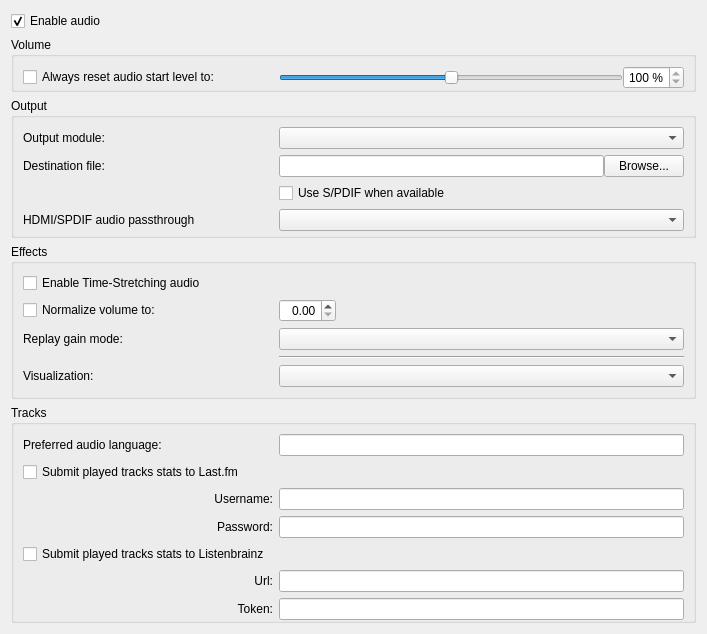
<?xml version="1.0" encoding="UTF-8"?>
<ui version="4.0">
 <author>Jean-Baptiste Kempf</author>
 <class>SPrefsAudio</class>
 <widget class="QWidget" name="SPrefsAudio">
  <property name="geometry">
   <rect>
    <x>0</x>
    <y>0</y>
    <width>707</width>
    <height>626</height>
   </rect>
  </property>
  <property name="sizePolicy">
   <sizepolicy hsizetype="Preferred" vsizetype="Preferred">
    <horstretch>0</horstretch>
    <verstretch>0</verstretch>
   </sizepolicy>
  </property>
  <property name="windowTitle">
   <string>Form</string>
  </property>
  <layout class="QVBoxLayout" name="verticalLayout_2">
   <item>
    <widget class="QCheckBox" name="enableAudio">
     <property name="text">
      <string>Enable audio</string>
     </property>
     <property name="checked">
      <bool>true</bool>
     </property>
    </widget>
   </item>
   <item>
    <widget class="QWidget" name="audioZone" native="true">
     <layout class="QVBoxLayout" name="audioZoneLayout">
      <property name="leftMargin">
       <number>0</number>
      </property>
      <property name="topMargin">
       <number>0</number>
      </property>
      <property name="rightMargin">
       <number>0</number>
      </property>
      <property name="bottomMargin">
       <number>0</number>
      </property>
      <item>
       <widget class="QGroupBox" name="audioBox">
        <property name="title">
         <string>Volume</string>
        </property>
        <layout class="QGridLayout">
         <property name="bottomMargin">
          <number>0</number>
         </property>
         <item row="0" column="2">
          <widget class="QWidget" name="defaultVolume_zone" native="true">
           <layout class="QHBoxLayout" name="horizontalLayout">
            <property name="spacing">
             <number>0</number>
            </property>
            <property name="sizeConstraint">
             <enum>QLayout::SetDefaultConstraint</enum>
            </property>
            <property name="leftMargin">
             <number>0</number>
            </property>
            <property name="topMargin">
             <number>0</number>
            </property>
            <property name="rightMargin">
             <number>0</number>
            </property>
            <property name="bottomMargin">
             <number>0</number>
            </property>
            <item>
             <widget class="QSlider" name="defaultVolume">
              <property name="sizePolicy">
               <sizepolicy hsizetype="MinimumExpanding" vsizetype="Minimum">
                <horstretch>0</horstretch>
                <verstretch>0</verstretch>
               </sizepolicy>
              </property>
              <property name="minimumSize">
               <size>
                <width>140</width>
                <height>0</height>
               </size>
              </property>
              <property name="layoutDirection">
               <enum>Qt::LeftToRight</enum>
              </property>
              <property name="maximum">
               <number>200</number>
              </property>
              <property name="value">
               <number>100</number>
              </property>
              <property name="orientation">
               <enum>Qt::Horizontal</enum>
              </property>
             </widget>
            </item>
            <item>
             <widget class="QSpinBox" name="volumeValue">
              <property name="sizePolicy">
               <sizepolicy hsizetype="Minimum" vsizetype="Fixed">
                <horstretch>0</horstretch>
                <verstretch>0</verstretch>
               </sizepolicy>
              </property>
              <property name="wrapping">
               <bool>false</bool>
              </property>
              <property name="alignment">
               <set>Qt::AlignRight|Qt::AlignTrailing|Qt::AlignVCenter</set>
              </property>
              <property name="readOnly">
               <bool>true</bool>
              </property>
              <property name="suffix">
               <string> %</string>
              </property>
              <property name="maximum">
               <number>200</number>
              </property>
              <property name="value">
               <number>100</number>
              </property>
             </widget>
            </item>
           </layout>
          </widget>
         </item>
         <item row="0" column="0" colspan="2">
          <widget class="QCheckBox" name="resetVolumeCheckbox">
           <property name="minimumSize">
            <size>
             <width>250</width>
             <height>0</height>
            </size>
           </property>
           <property name="text">
            <string>Always reset audio start level to:</string>
           </property>
           <property name="checked">
            <bool>false</bool>
           </property>
          </widget>
         </item>
        </layout>
       </widget>
      </item>
      <item>
       <widget class="QGroupBox" name="outputAudioBox">
        <property name="title">
         <string>Output</string>
        </property>
        <layout class="QGridLayout" name="outputAudioLayout">
         <property name="bottomMargin">
          <number>4</number>
         </property>
         <item row="0" column="0">
          <widget class="QLabel" name="outputLabel">
           <property name="minimumSize">
            <size>
             <width>250</width>
             <height>0</height>
            </size>
           </property>
           <property name="text">
            <string>Output module:</string>
           </property>
           <property name="buddy">
            <cstring>outputModule</cstring>
           </property>
          </widget>
         </item>
         <item row="0" column="1">
          <widget class="QComboBox" name="outputModule">
           <property name="enabled">
            <bool>true</bool>
           </property>
           <property name="sizePolicy">
            <sizepolicy hsizetype="MinimumExpanding" vsizetype="Fixed">
             <horstretch>0</horstretch>
             <verstretch>0</verstretch>
            </sizepolicy>
           </property>
          </widget>
         </item>
         <item row="1" column="0" colspan="2">
          <widget class="QWidget" name="fileControl" native="true">
           <layout class="QHBoxLayout">
            <property name="spacing">
             <number>0</number>
            </property>
            <property name="leftMargin">
             <number>0</number>
            </property>
            <property name="topMargin">
             <number>0</number>
            </property>
            <property name="rightMargin">
             <number>0</number>
            </property>
            <property name="bottomMargin">
             <number>0</number>
            </property>
            <item>
             <widget class="QLabel" name="fileLabel">
              <property name="minimumSize">
               <size>
                <width>256</width>
                <height>0</height>
               </size>
              </property>
              <property name="text">
               <string>Destination file:</string>
              </property>
              <property name="buddy">
               <cstring>fileName</cstring>
              </property>
             </widget>
            </item>
            <item>
             <widget class="QLineEdit" name="fileName"/>
            </item>
            <item>
             <widget class="QPushButton" name="fileBrowseButton">
              <property name="text">
               <string>Browse...</string>
              </property>
             </widget>
            </item>
           </layout>
          </widget>
         </item>
         <item row="3" column="1">
          <widget class="QCheckBox" name="spdifBox">
           <property name="sizePolicy">
            <sizepolicy hsizetype="Minimum" vsizetype="Fixed">
             <horstretch>0</horstretch>
             <verstretch>0</verstretch>
            </sizepolicy>
           </property>
           <property name="text">
            <string>Use S/PDIF when available</string>
           </property>
          </widget>
         </item>
         <item row="4" column="0">
          <widget class="QLabel" name="mmdevicePassthroughLabel">
           <property name="minimumSize">
            <size>
             <width>250</width>
             <height>0</height>
            </size>
           </property>
           <property name="text">
            <string>HDMI/SPDIF audio passthrough</string>
           </property>
           <property name="buddy">
            <cstring>mmdevicePassthroughBox</cstring>
           </property>
          </widget>
         </item>
         <item row="4" column="1">
          <widget class="QComboBox" name="mmdevicePassthroughBox">
           <property name="sizePolicy">
            <sizepolicy hsizetype="MinimumExpanding" vsizetype="Fixed">
             <horstretch>0</horstretch>
             <verstretch>0</verstretch>
            </sizepolicy>
           </property>
          </widget>
         </item>
        </layout>
       </widget>
      </item>
      <item>
       <widget class="QGroupBox" name="groupBox_2">
        <property name="sizePolicy">
         <sizepolicy hsizetype="Preferred" vsizetype="Preferred">
          <horstretch>0</horstretch>
          <verstretch>0</verstretch>
         </sizepolicy>
        </property>
        <property name="title">
         <string>Effects</string>
        </property>
        <property name="checkable">
         <bool>false</bool>
        </property>
        <layout class="QGridLayout" name="gridLayout_2">
         <item row="7" column="0">
          <widget class="QLabel" name="visuLabel">
           <property name="minimumSize">
            <size>
             <width>250</width>
             <height>0</height>
            </size>
           </property>
           <property name="text">
            <string>Visualization:</string>
           </property>
           <property name="buddy">
            <cstring>visualisation</cstring>
           </property>
          </widget>
         </item>
         <item row="7" column="2" colspan="2">
          <widget class="QComboBox" name="visualisation">
           <property name="sizePolicy">
            <sizepolicy hsizetype="Preferred" vsizetype="Fixed">
             <horstretch>0</horstretch>
             <verstretch>0</verstretch>
            </sizepolicy>
           </property>
          </widget>
         </item>
         <item row="0" column="0">
          <widget class="QCheckBox" name="autoscaleBox">
           <property name="text">
            <string>Enable Time-Stretching audio</string>
           </property>
          </widget>
         </item>
         <item row="5" column="0">
          <widget class="QLabel" name="replayLabel">
           <property name="minimumSize">
            <size>
             <width>250</width>
             <height>0</height>
            </size>
           </property>
           <property name="text">
            <string>Replay gain mode:</string>
           </property>
           <property name="alignment">
            <set>Qt::AlignLeading|Qt::AlignLeft|Qt::AlignVCenter</set>
           </property>
           <property name="buddy">
            <cstring>replayCombo</cstring>
           </property>
          </widget>
         </item>
         <item row="5" column="2" colspan="2">
          <widget class="QComboBox" name="replayCombo">
           <property name="sizePolicy">
            <sizepolicy hsizetype="Preferred" vsizetype="Fixed">
             <horstretch>0</horstretch>
             <verstretch>0</verstretch>
            </sizepolicy>
           </property>
          </widget>
         </item>
         <item row="4" column="0">
          <widget class="QCheckBox" name="volNormBox">
           <property name="sizePolicy">
            <sizepolicy hsizetype="Preferred" vsizetype="Fixed">
             <horstretch>0</horstretch>
             <verstretch>0</verstretch>
            </sizepolicy>
           </property>
           <property name="minimumSize">
            <size>
             <width>250</width>
             <height>0</height>
            </size>
           </property>
           <property name="maximumSize">
            <size>
             <width>250</width>
             <height>16777215</height>
            </size>
           </property>
           <property name="text">
            <string>Normalize volume to:</string>
           </property>
          </widget>
         </item>
         <item row="4" column="2">
          <widget class="QDoubleSpinBox" name="volNormSpin">
           <property name="enabled">
            <bool>true</bool>
           </property>
           <property name="alignment">
            <set>Qt::AlignRight</set>
           </property>
          </widget>
         </item>
         <item row="4" column="3">
          <spacer name="horizontalSpacer">
           <property name="orientation">
            <enum>Qt::Horizontal</enum>
           </property>
           <property name="sizeHint" stdset="0">
            <size>
             <width>40</width>
             <height>20</height>
            </size>
           </property>
          </spacer>
         </item>
         <item row="6" column="2" colspan="2">
          <widget class="Line" name="line">
           <property name="orientation">
            <enum>Qt::Horizontal</enum>
           </property>
          </widget>
         </item>
        </layout>
       </widget>
      </item>
      <item>
       <widget class="QGroupBox" name="groupBox_3">
        <property name="title">
         <string>Tracks</string>
        </property>
        <layout class="QGridLayout" name="gridLayout_3">
         <property name="bottomMargin">
          <number>0</number>
         </property>
         <item row="0" column="0">
          <widget class="QLabel" name="langLabel">
           <property name="minimumSize">
            <size>
             <width>250</width>
             <height>0</height>
            </size>
           </property>
           <property name="text">
            <string>Preferred audio language:</string>
           </property>
           <property name="buddy">
            <cstring>preferredAudioLanguage</cstring>
           </property>
          </widget>
         </item>
         <item row="0" column="1">
          <widget class="QLineEdit" name="preferredAudioLanguage"/>
         </item>
         <item row="2" column="0" colspan="2">
          <widget class="QWidget" name="lastfm_zone" native="true">
           <property name="enabled">
            <bool>true</bool>
           </property>
           <layout class="QGridLayout" name="gridLayout_1">
            <property name="leftMargin">
             <number>0</number>
            </property>
            <property name="topMargin">
             <number>0</number>
            </property>
            <property name="rightMargin">
             <number>0</number>
            </property>
            <property name="bottomMargin">
             <number>0</number>
            </property>
            <item row="0" column="1">
             <widget class="QLineEdit" name="lastfm_user_edit">
              <property name="sizePolicy">
               <sizepolicy hsizetype="Preferred" vsizetype="Fixed">
                <horstretch>0</horstretch>
                <verstretch>0</verstretch>
               </sizepolicy>
              </property>
             </widget>
            </item>
            <item row="1" column="1">
             <widget class="QLineEdit" name="lastfm_pass_edit">
              <property name="sizePolicy">
               <sizepolicy hsizetype="Preferred" vsizetype="Fixed">
                <horstretch>0</horstretch>
                <verstretch>0</verstretch>
               </sizepolicy>
              </property>
              <property name="echoMode">
               <enum>QLineEdit::Password</enum>
              </property>
             </widget>
            </item>
            <item row="1" column="0">
             <widget class="QLabel" name="lastfm_pass_label">
              <property name="maximumSize">
               <size>
                <width>250</width>
                <height>16777215</height>
               </size>
              </property>
              <property name="text">
               <string>Password:</string>
              </property>
              <property name="alignment">
               <set>Qt::AlignRight|Qt::AlignTrailing|Qt::AlignVCenter</set>
              </property>
              <property name="buddy">
               <cstring>lastfm_pass_edit</cstring>
              </property>
             </widget>
            </item>
            <item row="0" column="0">
             <widget class="QLabel" name="lastfm_user_label">
              <property name="maximumSize">
               <size>
                <width>250</width>
                <height>16777215</height>
               </size>
              </property>
              <property name="text">
               <string>Username:</string>
              </property>
              <property name="alignment">
               <set>Qt::AlignRight|Qt::AlignTrailing|Qt::AlignVCenter</set>
              </property>
              <property name="buddy">
               <cstring>lastfm_user_edit</cstring>
              </property>
             </widget>
            </item>
           </layout>
          </widget>
         </item>
         <item row="1" column="0" colspan="2">
          <widget class="QCheckBox" name="lastfm">
           <property name="text">
            <string>Submit played tracks stats to Last.fm</string>
           </property>
          </widget>
         </item>
         <item row="5" column="0" colspan="2">
          <widget class="QWidget" name="listenbrainz_zone" native="true">
           <property name="enabled">
            <bool>true</bool>
           </property>
           <layout class="QGridLayout" name="gridLayout_1">
            <property name="leftMargin">
             <number>0</number>
            </property>
            <property name="topMargin">
             <number>0</number>
            </property>
            <property name="rightMargin">
             <number>0</number>
            </property>
            <property name="bottomMargin">
             <number>0</number>
            </property>
            <item row="0" column="1">
             <widget class="QLineEdit" name="listenbrainz_url_edit">
              <property name="sizePolicy">
               <sizepolicy hsizetype="Preferred" vsizetype="Fixed">
                <horstretch>0</horstretch>
                <verstretch>0</verstretch>
               </sizepolicy>
              </property>
             </widget>
            </item>
            <item row="1" column="1">
             <widget class="QLineEdit" name="listenbrainz_token_edit">
              <property name="sizePolicy">
               <sizepolicy hsizetype="Preferred" vsizetype="Fixed">
                <horstretch>0</horstretch>
                <verstretch>0</verstretch>
               </sizepolicy>
              </property>
              <property name="echoMode">
               <enum>QLineEdit::Password</enum>
              </property>
             </widget>
            </item>
            <item row="1" column="0">
             <widget class="QLabel" name="listenbrainz_token_label">
              <property name="maximumSize">
               <size>
                <width>250</width>
                <height>16777215</height>
               </size>
              </property>
              <property name="text">
               <string>Token:</string>
              </property>
              <property name="alignment">
               <set>Qt::AlignRight|Qt::AlignTrailing|Qt::AlignVCenter</set>
              </property>
              <property name="buddy">
               <cstring>lastfm_pass_edit</cstring>
              </property>
             </widget>
            </item>
            <item row="0" column="0">
             <widget class="QLabel" name="listenbrainz_url_label">
              <property name="maximumSize">
               <size>
                <width>250</width>
                <height>16777215</height>
               </size>
              </property>
              <property name="text">
               <string>Url:</string>
              </property>
              <property name="alignment">
               <set>Qt::AlignRight|Qt::AlignTrailing|Qt::AlignVCenter</set>
              </property>
              <property name="buddy">
               <cstring>listenbrainz_url_edit</cstring>
              </property>
             </widget>
            </item>
           </layout>
          </widget>
         </item>
         <item row="4" column="0" colspan="2">
          <widget class="QCheckBox" name="listenbrainz">
           <property name="text">
            <string>Submit played tracks stats to Listenbrainz</string>
           </property>
          </widget>
         </item>
        </layout>
       </widget>
      </item>
     </layout>
    </widget>
   </item>
   <item>
    <spacer name="verticalSpacer">
     <property name="orientation">
      <enum>Qt::Vertical</enum>
     </property>
     <property name="sizeHint" stdset="0">
      <size>
       <width>20</width>
       <height>40</height>
      </size>
     </property>
    </spacer>
   </item>
  </layout>
 </widget>
 <tabstops>
  <tabstop>enableAudio</tabstop>
  <tabstop>resetVolumeCheckbox</tabstop>
  <tabstop>defaultVolume</tabstop>
  <tabstop>volumeValue</tabstop>
  <tabstop>outputModule</tabstop>
  <tabstop>fileName</tabstop>
  <tabstop>fileBrowseButton</tabstop>
  <tabstop>spdifBox</tabstop>
  <tabstop>mmdevicePassthroughBox</tabstop>
  <tabstop>autoscaleBox</tabstop>
  <tabstop>volNormBox</tabstop>
  <tabstop>volNormSpin</tabstop>
  <tabstop>replayCombo</tabstop>
  <tabstop>visualisation</tabstop>
  <tabstop>preferredAudioLanguage</tabstop>
  <tabstop>lastfm</tabstop>
  <tabstop>lastfm_user_edit</tabstop>
  <tabstop>lastfm_pass_edit</tabstop>
  <tabstop>listenbrainz</tabstop>
  <tabstop>listenbrainz_url_edit</tabstop>
  <tabstop>listenbrainz_token_edit</tabstop>
 </tabstops>
 <resources/>
 <connections/>
</ui>
